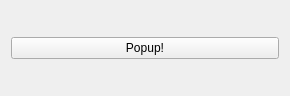
<?xml version="1.0" encoding="UTF-8"?>
<ui version="4.0">
 <class>MainWindow</class>
 <widget class="QMainWindow" name="MainWindow">
  <property name="geometry">
   <rect>
    <x>0</x>
    <y>0</y>
    <width>290</width>
    <height>96</height>
   </rect>
  </property>
  <property name="minimumSize">
   <size>
    <width>290</width>
    <height>96</height>
   </size>
  </property>
  <property name="maximumSize">
   <size>
    <width>290</width>
    <height>96</height>
   </size>
  </property>
  <property name="windowTitle">
   <string>Sample for libnotify</string>
  </property>
  <widget class="QWidget" name="centralWidget">
   <layout class="QGridLayout" name="gridLayout">
    <item row="0" column="0">
     <widget class="QPushButton" name="pushButton">
      <property name="text">
       <string>Popup!</string>
      </property>
     </widget>
    </item>
   </layout>
  </widget>
 </widget>
 <layoutdefault spacing="6" margin="11"/>
 <resources/>
 <connections/>
</ui>
